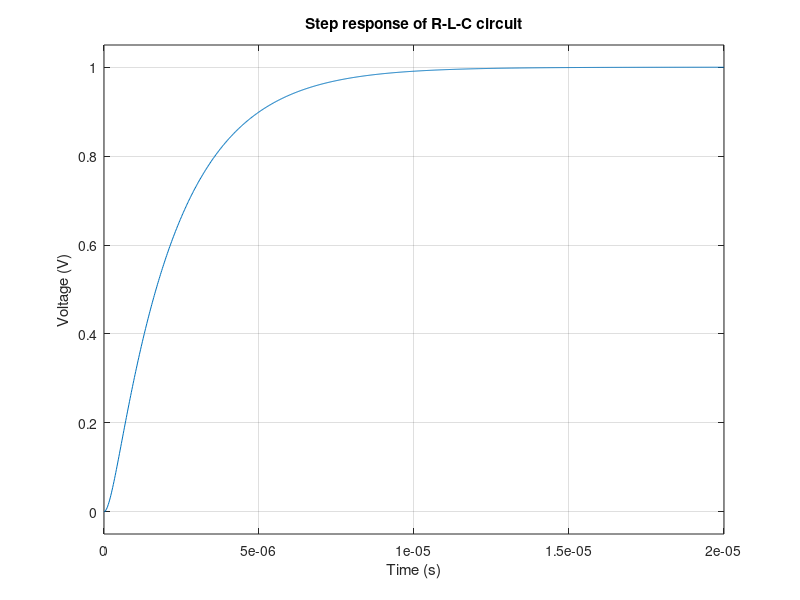

Write the MATLAB code that produced this figure.
% Define the inductance and voltage input for the R-L circuit
L = 47e-6; % inductance in Henries
vin = 1;   % voltage input

% Calculate the transfer function (g1) of the R-L circuit using the resistor R and vector [L R] for coefficients
R = 47;    % resistance in ohms
g1 = tf(R , [L R]);

% Define the time vector for simulation using the linspace function
t = linspace (0, 10e-6, 1000);

% Generate a vector of ones to use as the voltage input for the R-L circuit
Vin = ones(size(t));

% Plot the Bode plot of the transfer function
margin(g1);

% Plot the zeros and poles of the transfer function
zero(g1)
pole(g1)

% Plot the step response of the R-L circuit using the step function
step(g1, t);

% Add a title, x-axis label, and y-axis label to the plot
title('Step response of R-L circuit' )
xlabel('Time (s)');
ylabel('Voltage (V)');

% Define the parameters for the R-L-C circuit
R2 = 230;           % resistance in ohms
L2 = 47e-6;         % inductance in Henries
C2 = 10e-9;         % capacitance in Farads
Vin = 1;            % voltage input

% Calculate the transfer function (g) of the R-L-C circuit using the coefficients of the R, L, and C elements
g = tf(1, [L2*C2 R2*C2 1]);

% Define the time vector for simulation using the linspace function
t1 = linspace(0, 20e-6, 1000);

% Generate a vector of ones to use as the voltage input for the R-L-C circuit
Vin = ones(size(t1));

% Plot the Bode plot of the transfer function
margin(g);

% Plot the zeros and poles of the transfer function
zero(g)
pole(g)

% Plot the step response of the R-L-C circuit using the step function
step(g, t1);

% Add a title, x-axis label, and y-axis label to the plot
title('Step response of R-L-C circuit')
xlabel('Time (s)');
ylabel('Voltage (V)');


